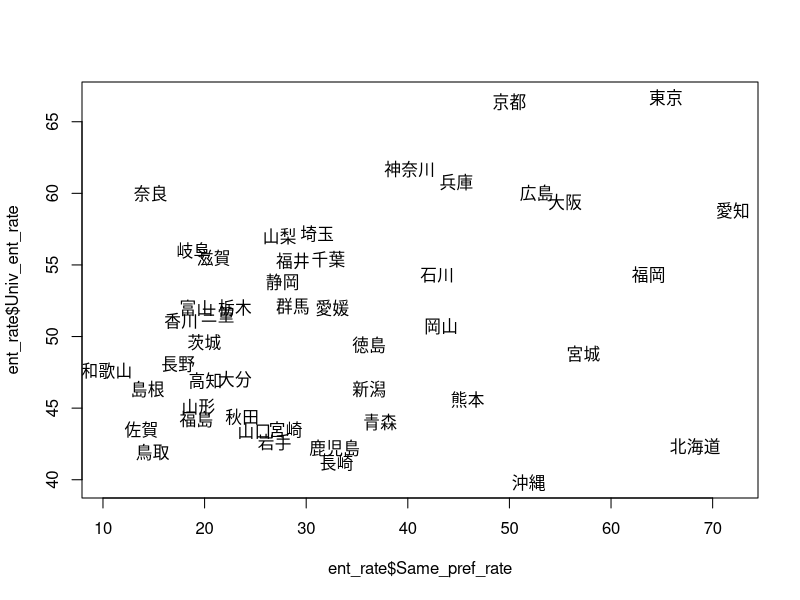
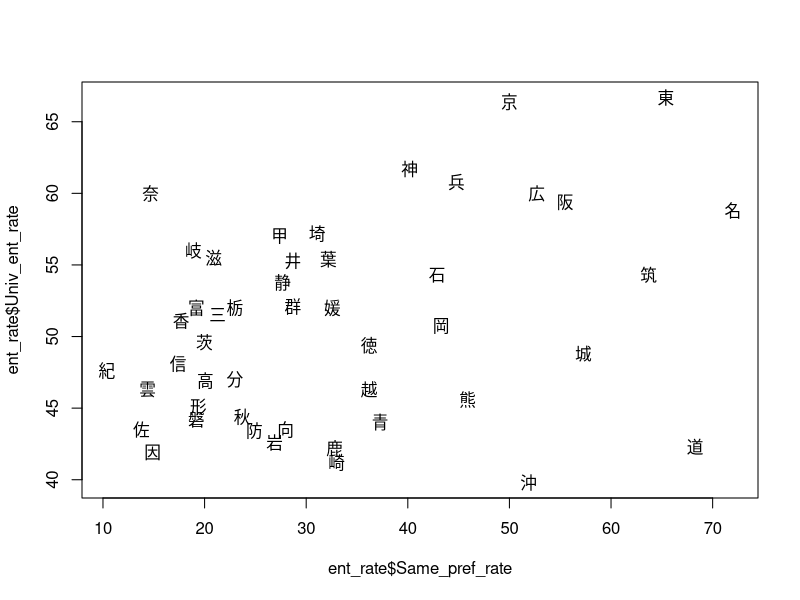
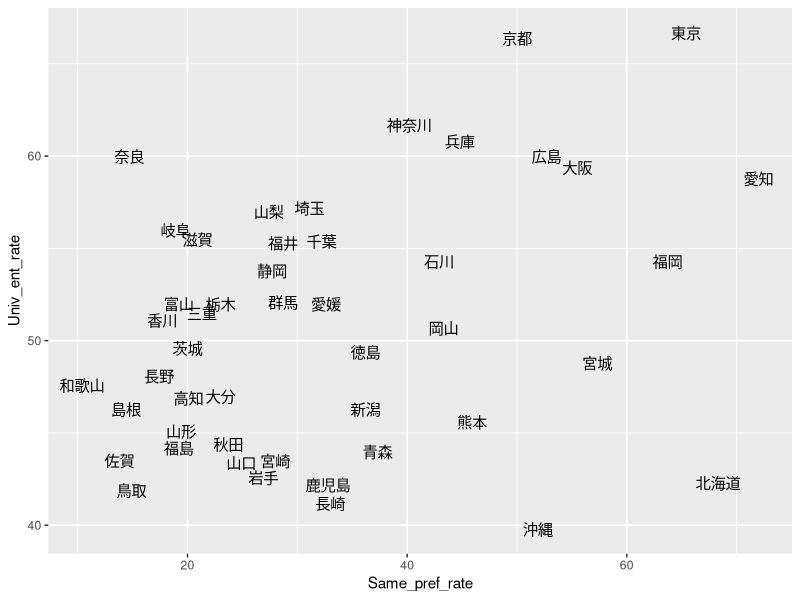
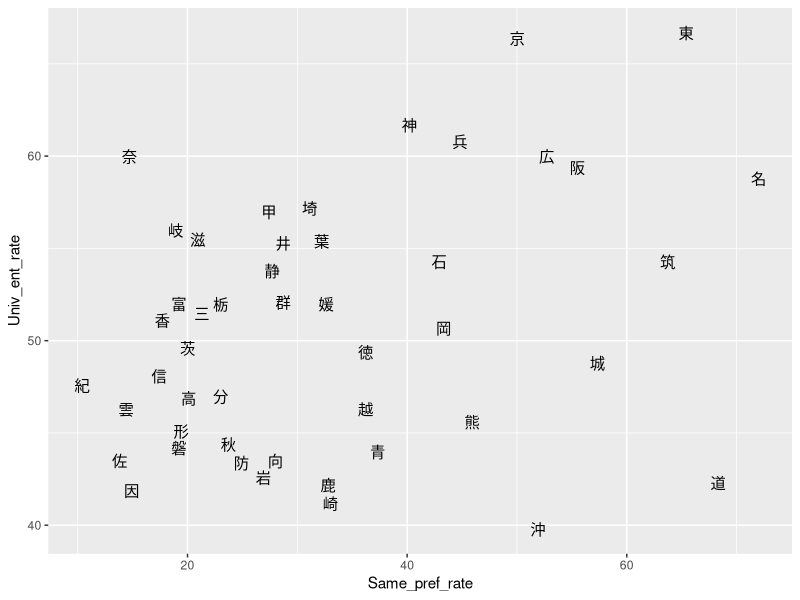
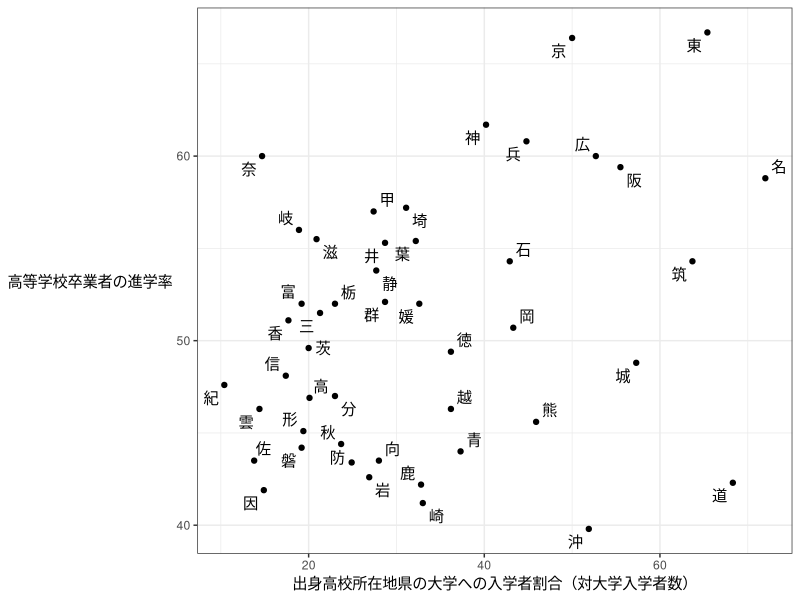

Recreate these plots in R, in order.
library("tidyverse")
library("ggrepel")
library("stringr")

# 準備
##########################
# 
# 都道府県別の進学率データの読み込み
ent_rate <- read_csv("data/entrance-rate-by-prefs.csv")

# 都道府県名を一覧したデータフレームを作る
pref_df <- read_csv("pref-names.csv")

# 統合
ent_rate <- full_join(ent_rate, pref_df, by = "Code")

# plot を使って同県内進学率と卒業者進学率の散布図を作成
##########################
# 「神奈川」のように県名を普通に表記する
# plot の枠組みを作る
plot(ent_rate$Same_pref_rate, ent_rate$Univ_ent_rate, type="n")
# 県名をプロットする
text(ent_rate$Same_pref_rate, ent_rate$Univ_ent_rate,
     labels = ent_rate$Name_kanji)

# 「神」のように県名を1文字で表記する
# plot の枠組みを作る
plot(ent_rate$Same_pref_rate, ent_rate$Univ_ent_rate, type="n")
# 県名をプロットする
text(ent_rate$Same_pref_rate, ent_rate$Univ_ent_rate,
     labels = ent_rate$Name_one_char)



# ggplot2 を使って同県内進学率と卒業者進学率の散布図を作成
##########################
# ggplot オブジェクトの作成
g <- ggplot(ent_rate, 
            aes(x = Same_pref_rate, y = Univ_ent_rate))
# 「神奈川」のように県名を普通に表記する
g + geom_text(aes(label = Name_kanji))
# 「神」のように県名を1文字で表記する
g + geom_text(aes(label = Name_one_char))

# もう少し色々な要素があるようにする
g2 <- g + geom_point() +
  xlab("出身高校所在地県の大学への入学者割合（対大学入学者数）") +
  ylab(stringr::str_wrap("高等学校卒業者の進学率", width=1)) +
  theme_bw() +
  theme(axis.title.y = element_text(angle = 0, vjust= 0.5))

# 点＋県名（1文字）
g2 + geom_text_repel(aes(label = Name_one_char))

